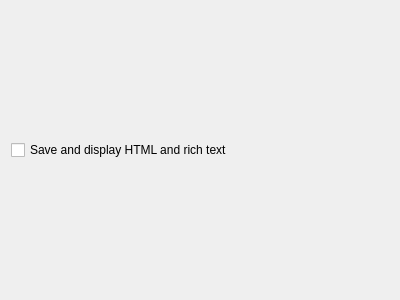
<?xml version="1.0" encoding="UTF-8"?>
<ui version="4.0">
 <class>ItemTextSettings</class>
 <widget class="QWidget" name="ItemTextSettings">
  <property name="geometry">
   <rect>
    <x>0</x>
    <y>0</y>
    <width>400</width>
    <height>300</height>
   </rect>
  </property>
  <layout class="QVBoxLayout" name="verticalLayout">
   <item>
    <widget class="QCheckBox" name="checkBoxUseRichText">
     <property name="text">
      <string>Save and display HTML and rich text</string>
     </property>
    </widget>
   </item>
  </layout>
 </widget>
 <resources/>
 <connections/>
</ui>
